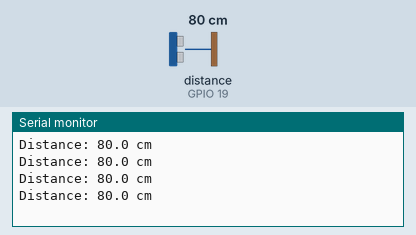
The sketch below on a simulated ESP32. Parts: the last lines printed to the serial monitor. Wiring (inferred from the names in the program): ultrasonic range finder: trigger GPIO 18; echo GPIO 19. The inputs (shaded band) are chosen by the test bench; at power-on: distance to the obstacle (sensor on GPIO 19) 80 cm. The echo pulse lasts 58.3 µs per cm.

Above: at 1.2 s.
1.3 s: distance to the obstacle (sensor on GPIO 19) set to 23 cm
At 1.73 s:
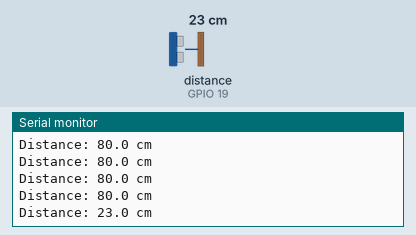
2.8 s: distance to the obstacle (sensor on GPIO 19) set to 18 cm
At 3.24 s:
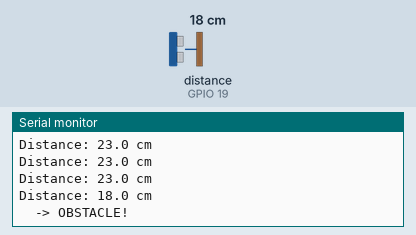
Timing chart, 0 to 5.8 s (numbered marks = the images above; inputs shaded):
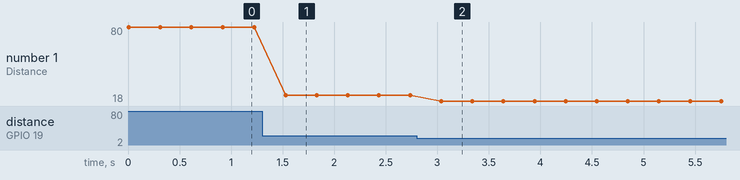

The sketch:

lab08-ultrasonic.ino
```cpp
// Lab 08 - Ultrasonic sensor HC-SR04
// VCC -> 5V, GND -> GND, TRIG -> GPIO 18, ECHO -> GPIO 19
// (On real hardware put a voltage divider on ECHO: it outputs 5 V.)

const int TRIG_PIN = 18;
const int ECHO_PIN = 19;

void setup() {
  Serial.begin(115200);
  pinMode(TRIG_PIN, OUTPUT);   // we send the trigger pulse
  pinMode(ECHO_PIN, INPUT);    // we listen for the echo
}

void loop() {
  // 1. send a clean 10 microsecond pulse on TRIG
  digitalWrite(TRIG_PIN, LOW);
  delayMicroseconds(2);
  digitalWrite(TRIG_PIN, HIGH);
  delayMicroseconds(10);
  digitalWrite(TRIG_PIN, LOW);

  // 2. measure how long ECHO stays HIGH (microseconds)
  long duration = pulseIn(ECHO_PIN, HIGH, 30000);   // give up after 30 ms

  // 3. convert time to distance
  if (duration == 0) {
    Serial.println("No echo (too far or nothing in front)");
  } else {
    float distance = duration * 0.0343 / 2;         // centimetres
    Serial.print("Distance: ");
    Serial.print(distance, 1);
    Serial.println(" cm");

    if (distance < 20) {
      Serial.println("  -> OBSTACLE!");
    }
  }
  delay(300);
}
```

Measured:
- the behaviour switches between 21 and 20 cm on distance to the obstacle (sensor on GPIO 19) (found by bisection; images 1 and 2)
- after the input at 1.3 s, the serial monitor: prints a new line after 0.23 s (image 1)
- after the input at 2.8 s, the serial monitor: prints a new line after 0.24 s (image 2)
- plotted number 1: 80 → 23 after the input at 1.3 s, 23 → 18 after the input at 2.8 s
